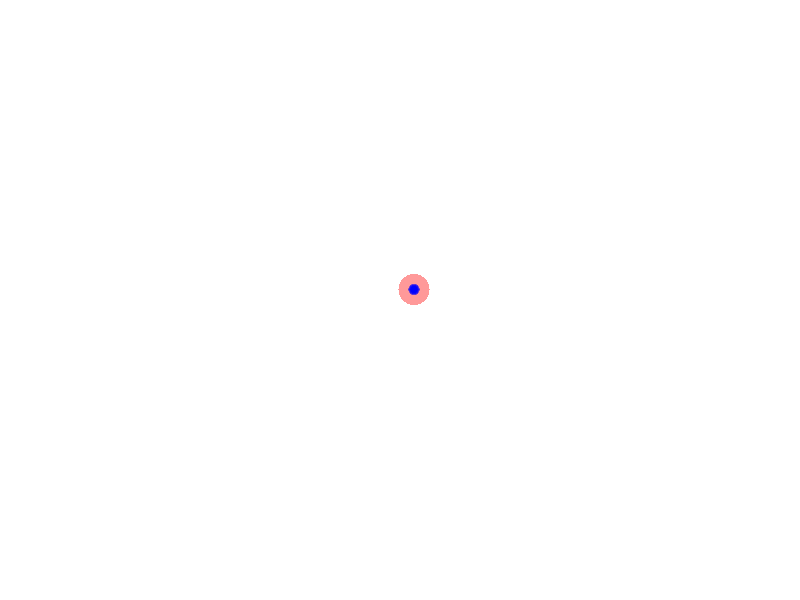

MATLAB code to generate this figure: (Note: this script raises an error after producing the figure.)
clc; close all; clear;

% Spatial Coordinates
Nx = 100;
Ny = 100;

DX = 10e-9;
DY = 10e-9;

X = linspace(-DX/2,DX/2,Nx);
Y = linspace(-DY/2,DY/2,Ny);
grid = meshgrid(X,Y);
Z0 = 1e-9;

% Material Properties
eps0 = 8.85418e-12;
epsr = 80;
sigma = 1;
eps = epsr*eps0;
wp = sigma / eps; % Plasma frequency [rad / s]
taup = 1/wp; % Plasma time constant [s]

% Path properties
f = 1000e6;
T = 1/f;
w = 2*pi*f;
A = 2.5e-9;
q = 1;

% Time Vectors
Nt = 200;
t = linspace(0,2*T,Nt);
Pc = ([1;0;0] * A.*sin(w.*t)).';

% Generate a vector of virtual charges length Nvc. The charges should
% decay according to the plasma time constant. The decay per charge is
% determined by the virtual charge time constant.
Nvc = 20;
Ntau = 3;
tauvc = Ntau * taup / Nvc; 

i = (1:1:Nvc);
qvc = exp(-i.*tauvc/taup);
% The vector schould be scaled such that q + sum(qn) = 0
scale = -q / sum(qvc);
qvc = qvc.*scale;

h = figure;
axis tight manual % this ensures that getframe() returns a consistent size
filename = '1GHz.gif';

c1 = 'r';
c2 = 'b';
sz = 500;
alpha = 0.4;

for i = 1:Nt
    
    scatter(Pc(i,1),Pc(i,2),sz*q,c1,'filled','MarkerFaceAlpha',alpha,'MarkerEdgeAlpha',alpha);
    xlim([-DX/2, DX/2]);
    ylim([-DY/2, DY/2]);
    
    hold on
    for n = 1:Nvc
        tvc = t(i) - tauvc*n;
        if tvc < 0
            Pvc = [0,0,0];
        else
            Pvc = interp1(t,Pc,tvc);
        end
        scatter(Pvc(1),Pvc(2),abs(sz*qvc(n)),c2,'filled','MarkerFaceAlpha',alpha,'MarkerEdgeAlpha',alpha);
    end
    hold off
    
    set(gcf, 'color', 'white');
    set(gca,'visible','off')

    drawnow 
    % Capture the plot as an image 
    frame = getframe(h); 
    im = frame2im(frame); 
    [imind,cm] = rgb2ind(im,256); 
    % Write to the GIF File 
    if i == 1 
      imwrite(imind,cm,filename,'gif','DelayTime', 0.05, 'Loopcount',inf); 
    else 
      imwrite(imind,cm,filename,'gif','DelayTime', 0.05, 'WriteMode','append'); 
    end 
end


